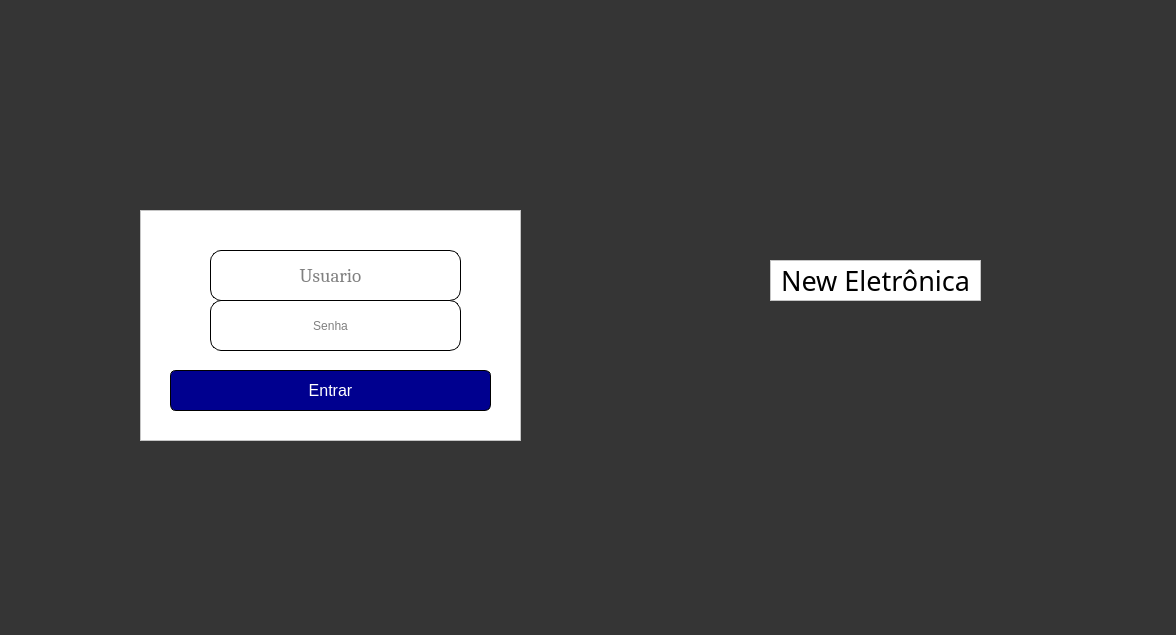
<?xml version="1.0" encoding="UTF-8"?>
<ui version="4.0">
 <class>Dialog</class>
 <widget class="QDialog" name="Dialog">
  <property name="geometry">
   <rect>
    <x>0</x>
    <y>0</y>
    <width>1176</width>
    <height>635</height>
   </rect>
  </property>
  <property name="windowTitle">
   <string>Dialog</string>
  </property>
  <property name="styleSheet">
   <string notr="true">background-color: rgb(53, 53, 53);</string>
  </property>
  <widget class="QLineEdit" name="lineEdit_password">
   <property name="geometry">
    <rect>
     <x>210</x>
     <y>250</y>
     <width>251</width>
     <height>51</height>
    </rect>
   </property>
   <property name="styleSheet">
    <string notr="true">background-color: rgb(255, 255, 255);
border-radius: 11px;
border: 1px solid #000000;</string>
   </property>
  </widget>
  <widget class="QPushButton" name="pushButton_login">
   <property name="geometry">
    <rect>
     <x>170</x>
     <y>370</y>
     <width>321</width>
     <height>41</height>
    </rect>
   </property>
   <property name="font">
    <font>
     <family>MS Shell Dlg 2</family>
     <pointsize>12</pointsize>
     <weight>50</weight>
     <italic>false</italic>
     <bold>false</bold>
    </font>
   </property>
   <property name="styleSheet">
    <string notr="true">background-color: rgb(255, 255, 255);
background-color: rgb(0, 0, 143);
color: rgb(255, 255, 255);
border-radius: 6px;
font: 12pt &quot;MS Shell Dlg 2&quot;;
border: 1px solid #000000;
</string>
   </property>
   <property name="text">
    <string>Entrar</string>
   </property>
   <property name="icon">
    <iconset>
     <normaloff>accepted-151153_960_720.png</normaloff>accepted-151153_960_720.png</iconset>
   </property>
  </widget>
  <widget class="QLineEdit" name="lineEdit_password_2">
   <property name="geometry">
    <rect>
     <x>210</x>
     <y>300</y>
     <width>251</width>
     <height>51</height>
    </rect>
   </property>
   <property name="styleSheet">
    <string notr="true">background-color: rgb(255, 255, 255);
border-radius: 11px;
border: 1px solid #000000;
</string>
   </property>
   <property name="echoMode">
    <enum>QLineEdit::Password</enum>
   </property>
   <property name="placeholderText">
    <string/>
   </property>
  </widget>
  <widget class="QLabel" name="label">
   <property name="geometry">
    <rect>
     <x>0</x>
     <y>-10</y>
     <width>1181</width>
     <height>651</height>
    </rect>
   </property>
   <property name="text">
    <string/>
   </property>
   <property name="pixmap">
    <pixmap>imagem/klebbb.png</pixmap>
   </property>
   <property name="scaledContents">
    <bool>true</bool>
   </property>
  </widget>
  <widget class="QLabel" name="label_2">
   <property name="geometry">
    <rect>
     <x>200</x>
     <y>260</y>
     <width>261</width>
     <height>31</height>
    </rect>
   </property>
   <property name="font">
    <font>
     <family>Caladea</family>
     <pointsize>14</pointsize>
     <weight>9</weight>
     <italic>false</italic>
     <bold>false</bold>
    </font>
   </property>
   <property name="styleSheet">
    <string notr="true">background-color: rgb(255, 255, 255, 0%);
font: 75 14pt &quot;Caladea&quot;;
color: rgb(0, 0, 0, 50%);</string>
   </property>
   <property name="frameShape">
    <enum>QFrame::NoFrame</enum>
   </property>
   <property name="text">
    <string>Usuario</string>
   </property>
   <property name="alignment">
    <set>Qt::AlignCenter</set>
   </property>
   <property name="buddy">
    <cstring></cstring>
   </property>
  </widget>
  <widget class="QLabel" name="label_3">
   <property name="geometry">
    <rect>
     <x>200</x>
     <y>310</y>
     <width>261</width>
     <height>31</height>
    </rect>
   </property>
   <property name="styleSheet">
    <string notr="true">background-color: rgb(255, 255, 255, 0%);
font: 75 14pt &quot;Caladea&quot;;
color: rgb(0, 0, 0, 50%);</string>
   </property>
   <property name="text">
    <string>Senha</string>
   </property>
   <property name="alignment">
    <set>Qt::AlignCenter</set>
   </property>
  </widget>
  <widget class="QLabel" name="label_4">
   <property name="geometry">
    <rect>
     <x>150</x>
     <y>40</y>
     <width>371</width>
     <height>161</height>
    </rect>
   </property>
   <property name="styleSheet">
    <string notr="true">background-color: rgb(255, 255, 255, 0%);</string>
   </property>
   <property name="text">
    <string/>
   </property>
   <property name="pixmap">
    <pixmap>imagem/transparent.png</pixmap>
   </property>
   <property name="scaledContents">
    <bool>true</bool>
   </property>
  </widget>
  <widget class="QLabel" name="label_5">
   <property name="geometry">
    <rect>
     <x>600</x>
     <y>250</y>
     <width>551</width>
     <height>61</height>
    </rect>
   </property>
   <property name="font">
    <font>
     <family>Levenim MT</family>
     <pointsize>20</pointsize>
     <weight>9</weight>
     <italic>false</italic>
     <bold>false</bold>
    </font>
   </property>
   <property name="styleSheet">
    <string notr="true">background-color: rgb(255, 255, 255, 0%);
font: 75 20pt &quot;Levenim MT&quot;;</string>
   </property>
   <property name="text">
    <string>New Eletrônica</string>
   </property>
   <property name="alignment">
    <set>Qt::AlignCenter</set>
   </property>
  </widget>
  <widget class="QTextBrowser" name="textBrowser">
   <property name="geometry">
    <rect>
     <x>140</x>
     <y>210</y>
     <width>381</width>
     <height>231</height>
    </rect>
   </property>
   <property name="styleSheet">
    <string notr="true">background-color: rgb(255, 255, 255);</string>
   </property>
  </widget>
  <widget class="QTextBrowser" name="textBrowser_2">
   <property name="geometry">
    <rect>
     <x>770</x>
     <y>260</y>
     <width>211</width>
     <height>41</height>
    </rect>
   </property>
   <property name="styleSheet">
    <string notr="true">background-color: rgb(255, 255, 255);</string>
   </property>
  </widget>
  <widget class="QLabel" name="label_6">
   <property name="geometry">
    <rect>
     <x>755</x>
     <y>70</y>
     <width>261</width>
     <height>191</height>
    </rect>
   </property>
   <property name="font">
    <font>
     <family>Caladea</family>
     <pointsize>14</pointsize>
     <weight>9</weight>
     <italic>false</italic>
     <bold>false</bold>
    </font>
   </property>
   <property name="styleSheet">
    <string notr="true">background-color: rgb(255, 255, 255, 0%);
font: 75 14pt &quot;Caladea&quot;;
color: rgb(0, 0, 0, 50%);</string>
   </property>
   <property name="frameShape">
    <enum>QFrame::NoFrame</enum>
   </property>
   <property name="text">
    <string/>
   </property>
   <property name="pixmap">
    <pixmap>imagem/BenHard4.png</pixmap>
   </property>
   <property name="scaledContents">
    <bool>true</bool>
   </property>
   <property name="alignment">
    <set>Qt::AlignCenter</set>
   </property>
   <property name="buddy">
    <cstring></cstring>
   </property>
  </widget>
  <zorder>label</zorder>
  <zorder>label_4</zorder>
  <zorder>textBrowser</zorder>
  <zorder>lineEdit_password_2</zorder>
  <zorder>lineEdit_password</zorder>
  <zorder>label_3</zorder>
  <zorder>label_2</zorder>
  <zorder>pushButton_login</zorder>
  <zorder>textBrowser_2</zorder>
  <zorder>label_5</zorder>
  <zorder>label_6</zorder>
 </widget>
 <tabstops>
  <tabstop>lineEdit_password</tabstop>
  <tabstop>lineEdit_password_2</tabstop>
  <tabstop>pushButton_login</tabstop>
 </tabstops>
 <resources/>
 <connections/>
</ui>
